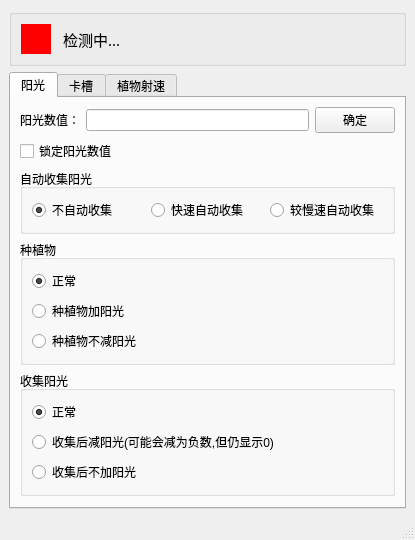
<?xml version="1.0" encoding="UTF-8"?>
<ui version="4.0">
 <class>MainWindow</class>
 <widget class="QMainWindow" name="MainWindow">
  <property name="geometry">
   <rect>
    <x>0</x>
    <y>0</y>
    <width>415</width>
    <height>495</height>
   </rect>
  </property>
  <property name="windowTitle">
   <string>PVZ_Cheater</string>
  </property>
  <widget class="QWidget" name="centralwidget">
   <layout class="QVBoxLayout" name="verticalLayout">
    <item>
     <widget class="QGroupBox" name="groupBox">
      <property name="sizePolicy">
       <sizepolicy hsizetype="Preferred" vsizetype="Maximum">
        <horstretch>0</horstretch>
        <verstretch>0</verstretch>
       </sizepolicy>
      </property>
      <property name="title">
       <string/>
      </property>
      <layout class="QHBoxLayout" name="horizontalLayout">
       <property name="spacing">
        <number>12</number>
       </property>
       <item>
        <widget class="QLabel" name="lbGameIsRunningColor">
         <property name="enabled">
          <bool>true</bool>
         </property>
         <property name="sizePolicy">
          <sizepolicy hsizetype="Fixed" vsizetype="Fixed">
           <horstretch>0</horstretch>
           <verstretch>0</verstretch>
          </sizepolicy>
         </property>
         <property name="minimumSize">
          <size>
           <width>30</width>
           <height>30</height>
          </size>
         </property>
         <property name="maximumSize">
          <size>
           <width>30</width>
           <height>30</height>
          </size>
         </property>
         <property name="styleSheet">
          <string notr="true">QLabel{
	background-color:rgb(255, 0, 0);
}</string>
         </property>
         <property name="text">
          <string/>
         </property>
        </widget>
       </item>
       <item>
        <widget class="QLabel" name="lbGameIsRunning">
         <property name="font">
          <font>
           <family>宋体</family>
           <pointsize>11</pointsize>
           <weight>50</weight>
           <italic>false</italic>
           <bold>false</bold>
          </font>
         </property>
         <property name="styleSheet">
          <string notr="true">font: 11pt &quot;宋体&quot;;</string>
         </property>
         <property name="text">
          <string>检测中...</string>
         </property>
        </widget>
       </item>
      </layout>
     </widget>
    </item>
    <item>
     <widget class="QTabWidget" name="tabWidget">
      <property name="currentIndex">
       <number>0</number>
      </property>
      <widget class="QWidget" name="tab">
       <property name="enabled">
        <bool>true</bool>
       </property>
       <attribute name="title">
        <string>阳光</string>
       </attribute>
       <layout class="QVBoxLayout" name="verticalLayout_2">
        <item>
         <widget class="QWidget" name="widget_3" native="true">
          <property name="sizePolicy">
           <sizepolicy hsizetype="Preferred" vsizetype="Maximum">
            <horstretch>0</horstretch>
            <verstretch>0</verstretch>
           </sizepolicy>
          </property>
          <layout class="QHBoxLayout" name="horizontalLayout_4">
           <property name="leftMargin">
            <number>0</number>
           </property>
           <property name="topMargin">
            <number>0</number>
           </property>
           <property name="rightMargin">
            <number>0</number>
           </property>
           <property name="bottomMargin">
            <number>0</number>
           </property>
           <item>
            <widget class="QLabel" name="label_4">
             <property name="sizePolicy">
              <sizepolicy hsizetype="Preferred" vsizetype="Preferred">
               <horstretch>0</horstretch>
               <verstretch>0</verstretch>
              </sizepolicy>
             </property>
             <property name="text">
              <string>阳光数值：</string>
             </property>
            </widget>
           </item>
           <item>
            <widget class="QLineEdit" name="leSunCount">
             <property name="toolTip">
              <string/>
             </property>
            </widget>
           </item>
           <item>
            <widget class="QPushButton" name="pbChangeSunCount">
             <property name="text">
              <string>确定</string>
             </property>
            </widget>
           </item>
          </layout>
         </widget>
        </item>
        <item>
         <widget class="QCheckBox" name="cbLockSunCount">
          <property name="text">
           <string>锁定阳光数值</string>
          </property>
         </widget>
        </item>
        <item>
         <widget class="QGroupBox" name="groupBox_2">
          <property name="title">
           <string>自动收集阳光</string>
          </property>
          <layout class="QHBoxLayout" name="horizontalLayout_3">
           <item>
            <widget class="QRadioButton" name="rbNormalCollectSun">
             <property name="text">
              <string>不自动收集</string>
             </property>
             <property name="checked">
              <bool>true</bool>
             </property>
            </widget>
           </item>
           <item>
            <widget class="QRadioButton" name="rbQuickAutoCollectSun">
             <property name="text">
              <string>快速自动收集</string>
             </property>
            </widget>
           </item>
           <item>
            <widget class="QRadioButton" name="rbSlowAutoCollectSun">
             <property name="text">
              <string>较慢速自动收集</string>
             </property>
            </widget>
           </item>
          </layout>
         </widget>
        </item>
        <item>
         <widget class="QGroupBox" name="gbPlantSunCount">
          <property name="title">
           <string>种植物</string>
          </property>
          <layout class="QVBoxLayout" name="verticalLayout_3">
           <item>
            <widget class="QRadioButton" name="rbPlantNormalSunCount">
             <property name="text">
              <string>正常</string>
             </property>
             <property name="checked">
              <bool>true</bool>
             </property>
            </widget>
           </item>
           <item>
            <widget class="QRadioButton" name="rbPlantAddSunCount">
             <property name="text">
              <string>种植物加阳光</string>
             </property>
            </widget>
           </item>
           <item>
            <widget class="QRadioButton" name="rbPlantDoNotSubSunCount">
             <property name="text">
              <string>种植物不减阳光</string>
             </property>
            </widget>
           </item>
          </layout>
         </widget>
        </item>
        <item>
         <widget class="QGroupBox" name="gbCollectSunCount">
          <property name="title">
           <string>收集阳光</string>
          </property>
          <layout class="QVBoxLayout" name="verticalLayout_4">
           <item>
            <widget class="QRadioButton" name="rbCollectNormalSunCount">
             <property name="text">
              <string>正常</string>
             </property>
             <property name="checked">
              <bool>true</bool>
             </property>
            </widget>
           </item>
           <item>
            <widget class="QRadioButton" name="rbCollectSubSunCount">
             <property name="statusTip">
              <string>收集后减阳光(可能会减为负数,但游戏界面仍显示0)</string>
             </property>
             <property name="text">
              <string>收集后减阳光(可能会减为负数,但仍显示0)</string>
             </property>
            </widget>
           </item>
           <item>
            <widget class="QRadioButton" name="rbCollectDoNotAddSunCount">
             <property name="text">
              <string>收集后不加阳光</string>
             </property>
            </widget>
           </item>
          </layout>
         </widget>
        </item>
        <item>
         <spacer name="verticalSpacer">
          <property name="orientation">
           <enum>Qt::Vertical</enum>
          </property>
          <property name="sizeHint" stdset="0">
           <size>
            <width>20</width>
            <height>40</height>
           </size>
          </property>
         </spacer>
        </item>
       </layout>
      </widget>
      <widget class="QWidget" name="tab_2">
       <attribute name="title">
        <string>卡槽</string>
       </attribute>
       <layout class="QVBoxLayout" name="verticalLayout_6">
        <item>
         <widget class="QCheckBox" name="cbAllCardNoCD">
          <property name="text">
           <string>所有卡槽无冷却</string>
          </property>
         </widget>
        </item>
        <item>
         <widget class="QGroupBox" name="gbCardCD">
          <property name="title">
           <string>冷却时间</string>
          </property>
          <layout class="QVBoxLayout" name="verticalLayout_5">
           <item>
            <widget class="QLabel" name="label">
             <property name="statusTip">
              <string>卡槽CD每次更新差值,值越大冷却越快,默认为1,为0时暂停冷却</string>
             </property>
             <property name="text">
              <string>每次更新冷却进度差值Δ[-128,127](值越大冷却越快,默认为1)</string>
             </property>
            </widget>
           </item>
           <item>
            <widget class="QWidget" name="widget" native="true">
             <layout class="QHBoxLayout" name="horizontalLayout_2">
              <property name="leftMargin">
               <number>0</number>
              </property>
              <property name="topMargin">
               <number>0</number>
              </property>
              <property name="rightMargin">
               <number>0</number>
              </property>
              <property name="bottomMargin">
               <number>0</number>
              </property>
              <item>
               <widget class="QSpinBox" name="sbCardCDDelta">
                <property name="statusTip">
                 <string>[-128,127] 默认为1,为0暂停冷却,为负数冷却进度后退到-2^31可能崩溃</string>
                </property>
                <property name="minimum">
                 <number>-128</number>
                </property>
                <property name="maximum">
                 <number>127</number>
                </property>
                <property name="value">
                 <number>1</number>
                </property>
                <property name="displayIntegerBase">
                 <number>10</number>
                </property>
               </widget>
              </item>
              <item>
               <widget class="QPushButton" name="pbCardCDDelta">
                <property name="sizePolicy">
                 <sizepolicy hsizetype="Fixed" vsizetype="Fixed">
                  <horstretch>0</horstretch>
                  <verstretch>0</verstretch>
                 </sizepolicy>
                </property>
                <property name="text">
                 <string>确定</string>
                </property>
               </widget>
              </item>
              <item>
               <widget class="QPushButton" name="pbCardCDDeltaDefault">
                <property name="sizePolicy">
                 <sizepolicy hsizetype="Fixed" vsizetype="Fixed">
                  <horstretch>0</horstretch>
                  <verstretch>0</verstretch>
                 </sizepolicy>
                </property>
                <property name="text">
                 <string>默认</string>
                </property>
                <property name="autoDefault">
                 <bool>false</bool>
                </property>
                <property name="default">
                 <bool>false</bool>
                </property>
                <property name="flat">
                 <bool>false</bool>
                </property>
               </widget>
              </item>
             </layout>
            </widget>
           </item>
          </layout>
         </widget>
        </item>
        <item>
         <spacer name="verticalSpacer_2">
          <property name="orientation">
           <enum>Qt::Vertical</enum>
          </property>
          <property name="sizeHint" stdset="0">
           <size>
            <width>20</width>
            <height>40</height>
           </size>
          </property>
         </spacer>
        </item>
       </layout>
      </widget>
      <widget class="QWidget" name="tab_3">
       <attribute name="title">
        <string>植物射速</string>
       </attribute>
       <layout class="QVBoxLayout" name="verticalLayout_7">
        <item>
         <widget class="QGroupBox" name="groupBox_3">
          <property name="title">
           <string>子弹射速</string>
          </property>
          <layout class="QHBoxLayout" name="horizontalLayout_5">
           <item>
            <widget class="QRadioButton" name="rbPlantBulletNormal">
             <property name="text">
              <string>正常</string>
             </property>
             <property name="checked">
              <bool>true</bool>
             </property>
            </widget>
           </item>
           <item>
            <widget class="QRadioButton" name="rbPlantBulletContinuouslyHasZ">
             <property name="text">
              <string>每次发射动作连续发射</string>
             </property>
            </widget>
           </item>
           <item>
            <widget class="QRadioButton" name="rbPlantBulletContinuously">
             <property name="statusTip">
              <string>此操作极大可能导致游戏崩溃,谨慎选择</string>
             </property>
             <property name="text">
              <string>一旦发射后便不停止</string>
             </property>
            </widget>
           </item>
          </layout>
         </widget>
        </item>
        <item>
         <spacer name="verticalSpacer_3">
          <property name="orientation">
           <enum>Qt::Vertical</enum>
          </property>
          <property name="sizeHint" stdset="0">
           <size>
            <width>20</width>
            <height>40</height>
           </size>
          </property>
         </spacer>
        </item>
       </layout>
      </widget>
     </widget>
    </item>
   </layout>
  </widget>
  <widget class="QMenuBar" name="menubar">
   <property name="geometry">
    <rect>
     <x>0</x>
     <y>0</y>
     <width>415</width>
     <height>23</height>
    </rect>
   </property>
  </widget>
  <widget class="QStatusBar" name="statusbar"/>
 </widget>
 <resources/>
 <connections/>
</ui>
